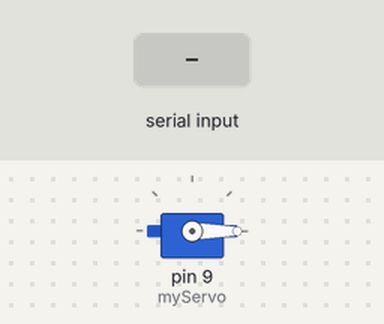
Bench run of a sketch on a simulated Arduino Uno, built with avr-gcc and run on an emulated ATmega328P. Parts: servo. The inputs (shaded band) are chosen by the test bench.

Above: at 1.2 s.
1.3 s: "Thumbs Up\n" received over Serial
At 2.1 s:
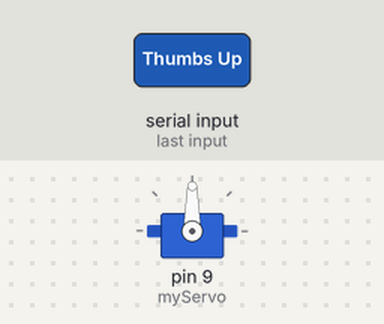
2.8 s: "Stop\n" received over Serial
At 4.2 s:
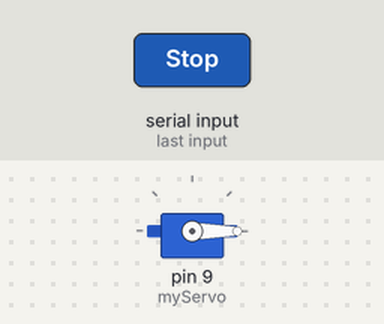
Timing chart, 0 to 5.8 s (numbered marks = the images above; inputs shaded):
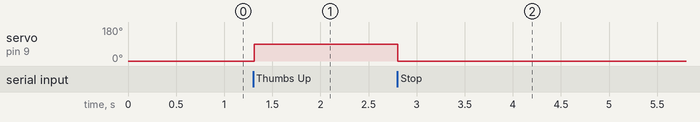

Measured:
- after the input at 1.3 s, servo on pin 9 (myServo): 0° → 90° at once
- after the input at 2.8 s, servo on pin 9 (myServo): 90° → 0° at once

The sketch:

gesture_servo_ardunio_code.ino
```cpp
#include <Servo.h>

Servo myServo;
String input = "";

void setup() {
  Serial.begin(9600);
  myServo.attach(9);
  myServo.write(0);
}

void loop() {
  if (Serial.available()) {
    char c = Serial.read();
    if (c == '\n') {
      input.trim();
      if (input == "Thumbs Up") {
        myServo.write(90);
      } else if (input == "Stop") {
        myServo.write(0);
      }
      input = "";
    } else {
      input += c;
    }
  }
}
```
